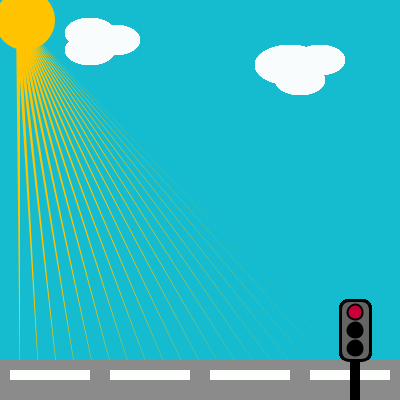
Frame 1 (no input)
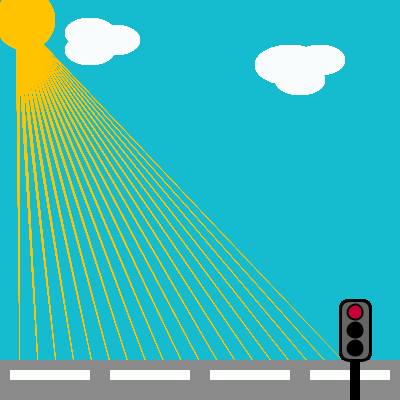
Frame 60 (the mouse pressed at the canvas centre just before this capture)
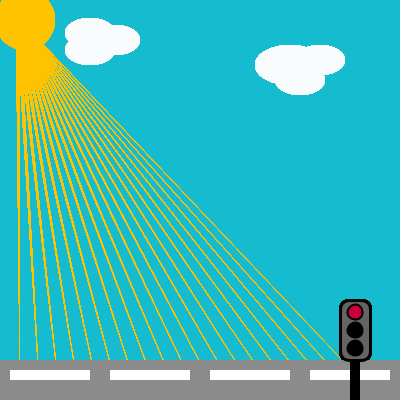
Frame 120 (the mouse held since frame 60 and released just before this capture)

The Processing sketch that drew these frames (run headless with seeded random() and noise(); from frame 60 on, the mouse is pressed at the canvas centre):

// Processing sketch: july_13
// ── july_13.pde
float rays = 0; //variable for sunrays



void setup () {
  //color for sky
  background(21, 188, 208);
  size(400, 400);
}

void draw() {

  //drawing sun
  noStroke();
  fill(255, 195, 0);
  circle(25, 20, 60);


  //drawing sun rays
  rays=0;
  while (rays < width) {
    rays = rays + 20;
    fill(255, 195, 0);
    noStroke();
    triangle(rays, 400, 16, 16, 20, 20);


    //drawing clouds
    fill(249, 252, 252);
    noStroke();
    ellipse(90, 50, 50, 30);


    fill(249, 252, 252);
    noStroke();
    ellipse(115, 40, 50, 30);


    fill(249, 252, 252);
    noStroke();
    ellipse(90, 33, 50, 30);


    //drawing second cloud
    fill(249, 252, 252);
    noStroke();
    ellipse(300, 80, 50, 30);


    fill(249, 252, 252);
    noStroke();
    ellipse(320, 60, 50, 30);


    fill(249, 252, 252);
    noStroke();
    ellipse(290, 65, 70, 40);


    //drawing the road/street
    fill(138, 139, 138);
    noStroke();
    rect(0, 360, 400, 500);


    // drawing the dashes in the street
    for (int dash = 10; dash<=400; dash = dash +100 ) {
      //https://discourse.processing.org/t/changing-shape-colors-in-loops/
      //^Since I wasnt sure how to use for() I used this wesbite
      fill(253, 255, 253);
      strokeWeight(3);
      rect(dash, 370, 80, 10);
    }
    
    //traffic light
    //pole
    fill(0);
    noStroke();
    rect(350, 320, 10, 400);
    

    //traffic light box
    stroke(0);
    strokeWeight(3);
    fill(100);
    rect(340, 300, 30, 60, 10);
    

    //traffic lights itself
    
    //1st light(red)
    strokeWeight(2);
    stroke(0);
    fill(199, 0, 57);
    circle(355, 312, 15);


    //2nd light(yellow)
    strokeWeight(2);
    stroke(0);
    fill(0);
    //fill(248, 226, 24);
    circle(355, 330, 15);


    //3rd light(green)
    strokeWeight(2);
    stroke(0);
    fill(0);
    //fill(14, 198, 16);
    circle(355, 348, 15);


    //I was going to have the traffic lights change color
    //But I wasnt sure how to
  }
}
